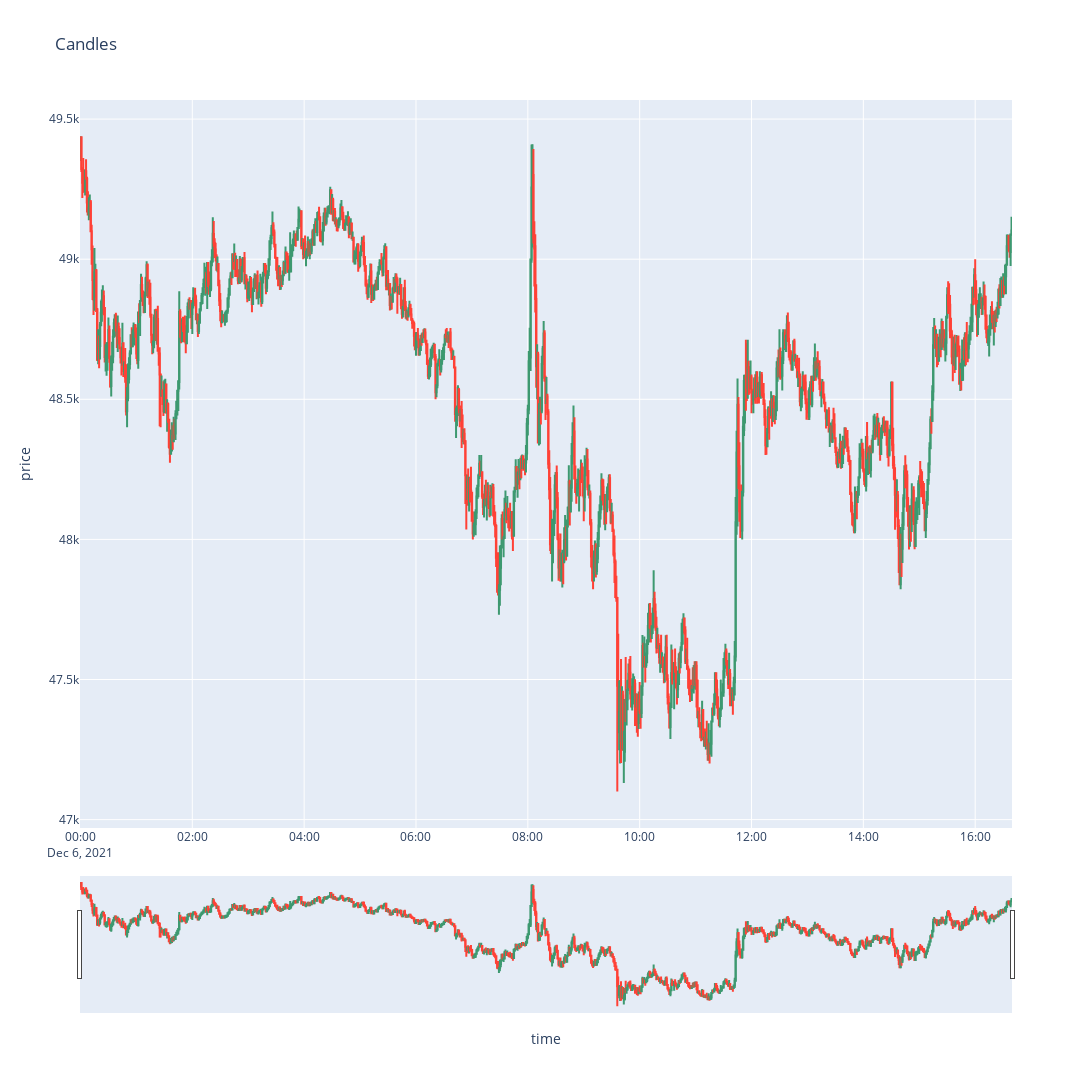

Notebook cell for this chart:
### Code cell
plot_candles(candles1, width=1300, height=1400)

### Figure 1 — Plotly figure (JSON) as saved in the notebook; plotly's stock layout.template omitted (floating-point values rounded to 4 significant figures; data arrays with more than 128 entries replaced by an {"elided": "..."} marker saying what was removed)
{"data": [{"close": {"elided": "1000 float values"}, "high": {"elided": "1000 float values"}, "low": {"elided": "1000 float values"}, "open": {"elided": "1000 float values"}, "type": "candlestick", "x": {"elided": "1000 str values"}}], "layout": {"height": 1400, "title": {"text": "Candles"}, "width": 1300, "xaxis": {"autorange": true, "range": ["2021-12-05 23:59:30", "2021-12-06 16:39:30"], "rangeslider": {"autorange": true, "range": ["2021-12-05 23:59:30", "2021-12-06 16:39:30"], "yaxis": {"_template": null, "rangemode": "match"}}, "title": {"text": "time"}, "type": "date"}, "yaxis": {"autorange": true, "range": [46970.0, 49570.0], "title": {"text": "price"}}}}
